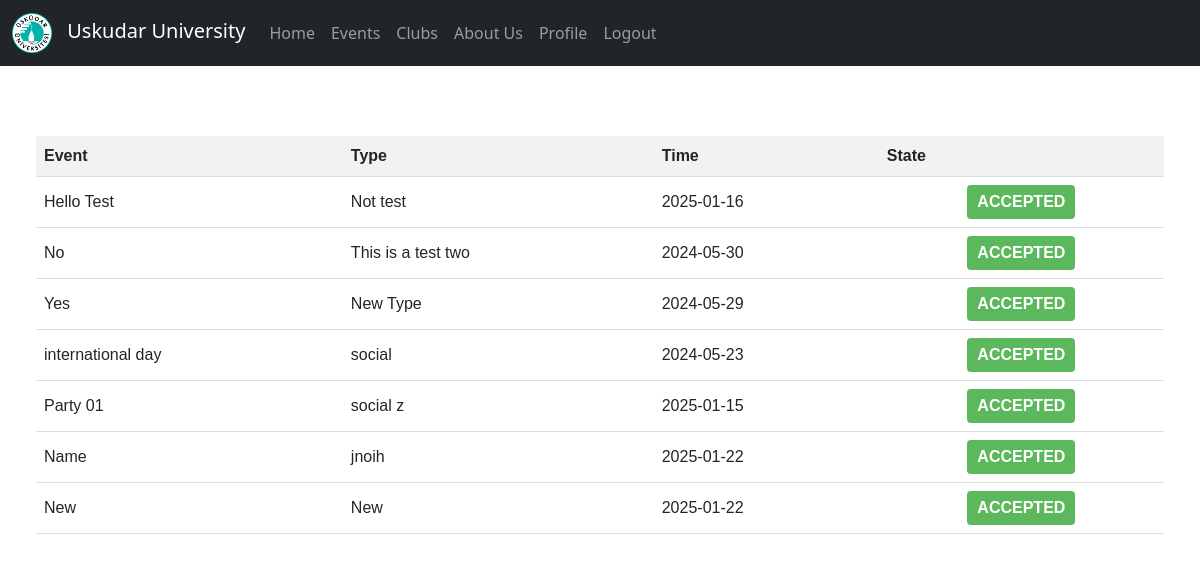
/student/event, run on an earlier commit of the app's database.
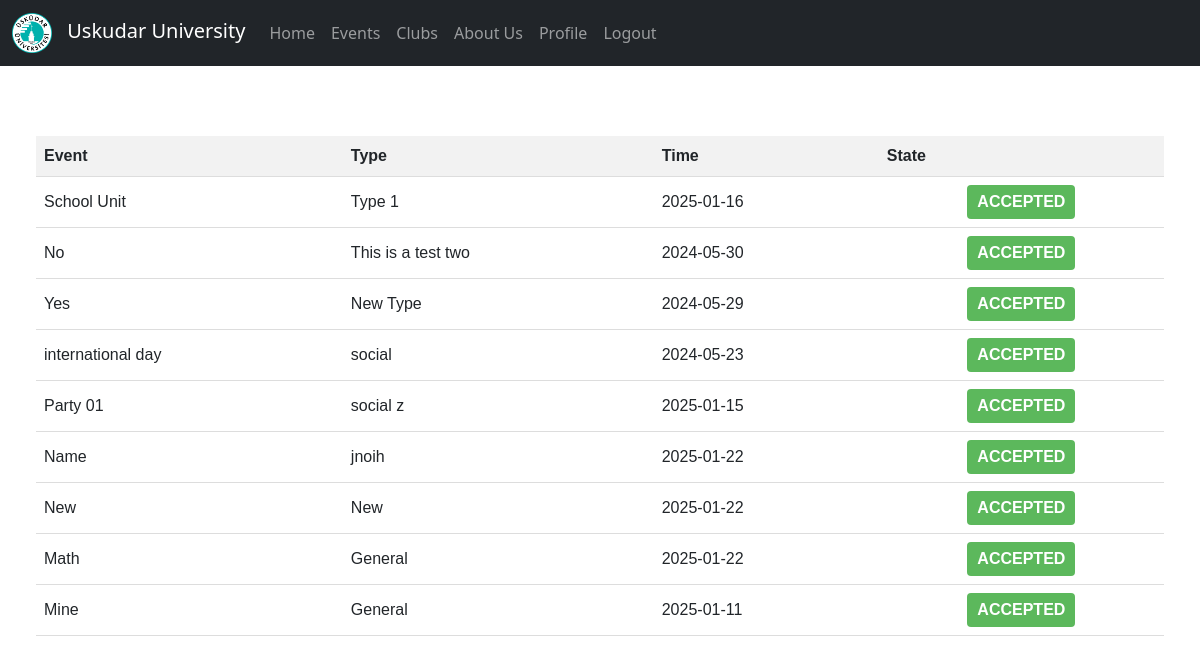
And on a later commit of the database.
### student_clubs/models.py (models this page shows)
class Event(models.Model):
    event_id = models.AutoField(primary_key=True)
    event_name = models.CharField(max_length=255)
    event_type = models.CharField(max_length=255)
    event_date = models.DateTimeField()
    event_status = models.TextChoices("Approved", "Declined")
    event_hall = models.CharField(max_length=255)
    event_description = models.CharField(max_length=1000)

### student_clubs/views.py (the view)
# urls.py: path('student/event', StudentEvent.as_view(), name="student_event"),
class StudentEvent(ListView, LoginRequiredMixin):
    model = Event
    template_name = 'student_events.html'
    context_object_name = 'events'
    def get_queryset(self):
        return Event.objects.all()

### student_clubs/templates/student_events.html (shortened to what this page needs)
{% include 'navbar.html' %}
{%block content%}
<div class="event-table-container">
    <table class="event-table">
        <thead>
          <tr>
            <th>Event</th>
            <th>Type</th>
            <th>Time</th>
            <th>State</th>
          </tr>
        </thead>
 <tbody>
{% for event in events %}
<tr>
  <td>{{ event.event_name }}</td>
  <td>{{ event.event_type }}</td>
  <td>{{event.event_date|date:"Y-m-d"}}</td>
  <td><span class="state accepted">Accepted</span></td>
</tr>
</div>
{% endfor %}
{%endblock%}

What changed in the data, as far as the page shows it:
changed Event: event_name "Hello Test" → "School Unit"; event_type "Not test" → "Type 1"
added Event: event_name "Math", event_type "General", event_date "2025-01-22"
added Event: event_name "Mine", event_type "General", event_date "2025-01-11"
